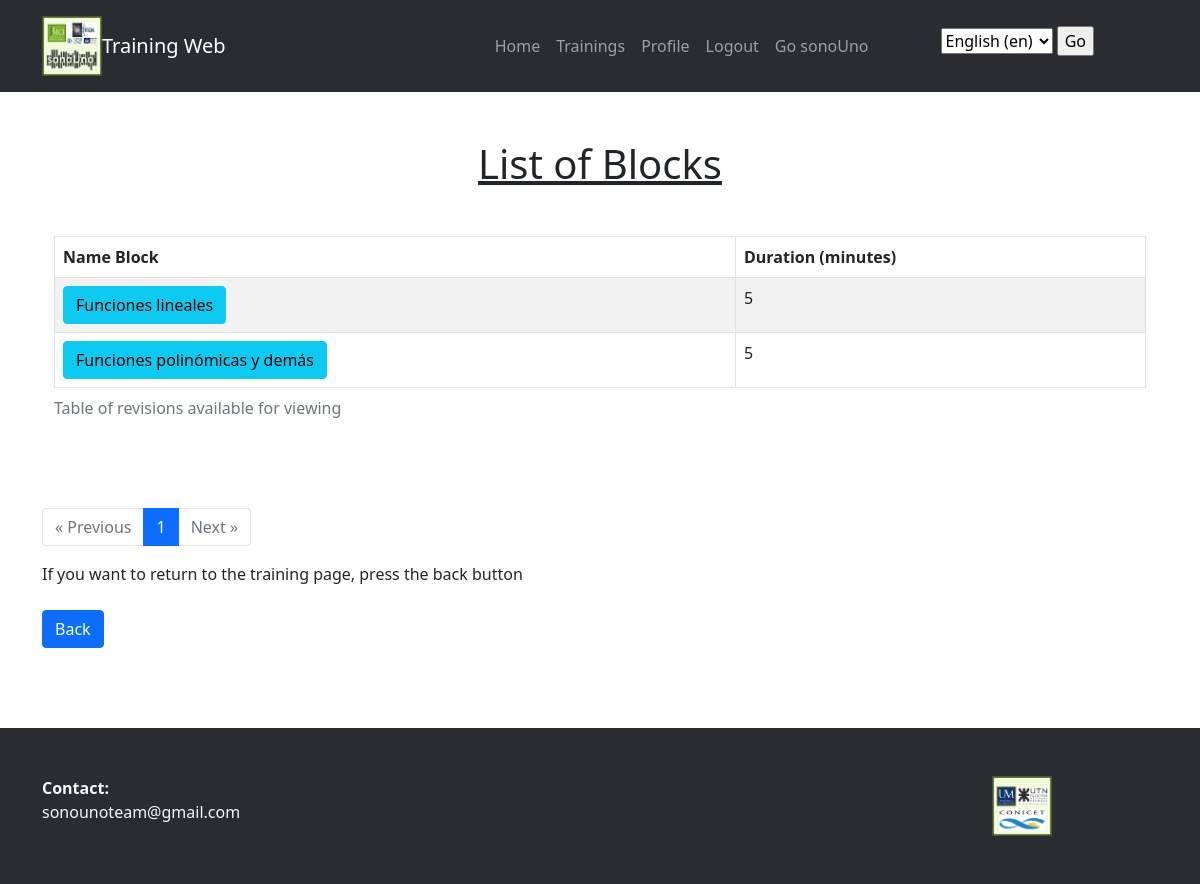
Screenshot of /trainingApp/reviewBlock/125/ (signed in) with the database file from the repository.
### trainingApp/models.py (models this page shows, shortened)
class BlockAnswer(models.Model):
    class StateBlockAnswer(models.TextChoices):
        in_progress = 'In progress'
        Complated = 'Completed'
    state_block= models.CharField(
        max_length=20,
        choices=StateBlockAnswer.choices,
        default=StateBlockAnswer.in_progress
    )
    trainee_Training = models.ForeignKey(TraineeTraining, on_delete=models.CASCADE)
    block = models.ForeignKey(Block, on_delete=models.CASCADE)

class Block(models.Model):
    class StateBlock(models.TextChoices):
        Active = 'Active'
        inactive = 'Inactive'
    name_block = models.CharField(max_length=100)
    description = models.CharField(max_length=500)
    estimed_duration_block = models.IntegerField(default=0)
    state_block= models.CharField(
        max_length=20,
        choices=StateBlock.choices,
        default=StateBlock.Active
    )
    training = models.ForeignKey(Training, on_delete=models.CASCADE)

### trainingApp/views.py (the view)
# urls.py: path('reviewBlock/<int:trainee_training_id>/', login_required(views.ReviewBlock.as_view()), name="review_block"),
class ReviewBlock(ListView):
    model = BlockAnswer
    template_name = "trainingApp/review_block.html"
    context_object_name = "blocks_answers"
    paginate_by = 10  # Especifica la cantidad de objetos por página
    def get_queryset(self):
        trainee_training_id = self.kwargs['trainee_training_id']
        queryset = BlockAnswer.objects.filter(
            trainee_Training= trainee_training_id,
        )
        return queryset
    def get_context_data(self, **kwargs):
        context = super().get_context_data(**kwargs)
        trainee_training_id = self.kwargs['trainee_training_id']
        training_id= TraineeTraining.objects.get(pk=trainee_training_id).training.id
        context['training_id'] = training_id
        return context

### trainingApp/templates/trainingApp/review_block.html (shortened to what this page needs)
{% extends "base.html" %}
{% load i18n %}
{% block content %}
{% load tz %}
<!-- SQLite almacena las fechas y horas en formato UTC, pero no almacena la información de la zona horaria.
    Django asume que las fechas y horas almacenadas en la base de datos son UTC y las convierte automáticamente a la zona horaria configurada en settings.py
    la biblioteca de zona horaria con {% load tz %} se usa al principio de la plantilla para poder utilizar el filtro timezone. -->
<main class="mt-5">
    <h1>List of Blocks</h1>
    <div class="container">
        {% if blocks_answers %}
            <table class="table table-striped table-bordered">
                <thead>
                    <tr>
                        <th>{% trans 'Name Block' %}</th>
                        <th>{% trans 'Duration (minutes)' %}</th>
                    </tr>
                </thead>
                <tbody>
                    {% for block_answer in blocks_answers %}
                        <tr>
                            <td>
                                <a href="{% url 'trainingApp:review_deploy' block_answer.id %}" class="btn btn-info"> {{ block_answer.block.name_block }}</a>
                            </td>
                            <td>{{ block_answer.block.estimed_duration_block }}</td>
                        </tr>
                    {% endfor %}
                </tbody>
            </table>
        {% else %}
            {% blocktrans %}
            <p class="lead">
                Sorry, no reviews available.
            </p>
            {% endblocktrans %}
        {% endif %}
    </div>
</main>
<div class="mt-4">
    <nav aria-label="Page navigation">
        <ul class="pagination">
            {% if page_obj.has_previous %}
                <li class="page-item">
                    <a href="?page={{ page_obj.previous_page_number }}" class="page-link" aria-label="Previous">
                        <span aria-hidden="true">&laquo; {% trans 'Previous' %}</span>
                    </a>
                </li>
            {% else %}
                <li class="page-item disabled">
                    <span class="page-link" aria-hidden="true">&laquo; {% trans 'Previous' %}</span>
                </li>
            {% endif %}
            {% for i in paginator.page_range %}
                <li class="page-item {% if i == page_obj.number %} active {% endif %}">
                    <a href="?page={{ i }}" class="page-link">{{ i }}</a>
                </li>
            {% endfor %}
            {% if page_obj.has_next %}
                <li class="page-item">
                    <a href="?page={{ page_obj.next_page_number }}" class="page-link" aria-label="Next">
                        <span aria-hidden="true">{% trans 'Next' %} &raquo;</span>
                    </a>
                </li>
            {% else %}
                <li class="page-item disabled">
                    <span class="page-link" aria-hidden="true">{% trans 'Next' %} &raquo;</span>
                </li>
            {% endif %}
        </ul>
    </nav>
</div>
<div class="mt-4">
    <a href="{% url 'trainingApp:review_list_tt' training_id %}" class="btn btn-primary">{% trans 'Back' %}</a>
</div>
{% endblock %}

### trainingApp/static/trainingApp/style/style.css (style rules this page uses)
main { margin-top: 3rem; margin-bottom: 5rem; }
h1 { text-align: center; text-decoration-line: underline; margin-bottom: 3rem; }

### rows the page displays
BlockAnswer: block.name_block "Funciones lineales", block.estimed_duration_block "5"
BlockAnswer: block.name_block "Funciones polinómicas y demás", block.estimed_duration_block "5"

### other values shown
{{ i }} "1"
form field language "English (en)"
